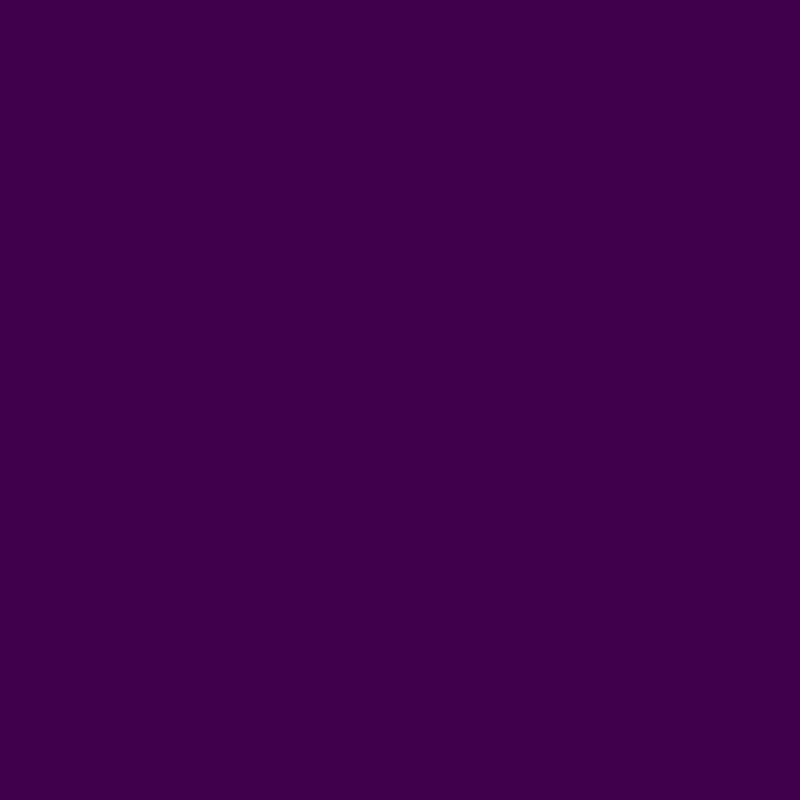
Frame 1 (no input)
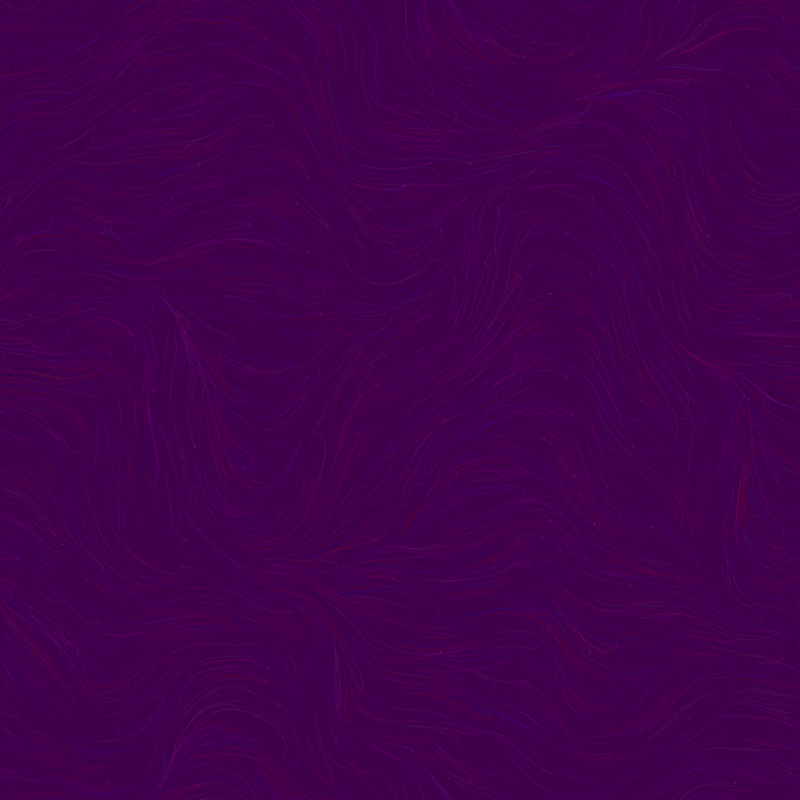
Frame 60 (no input)
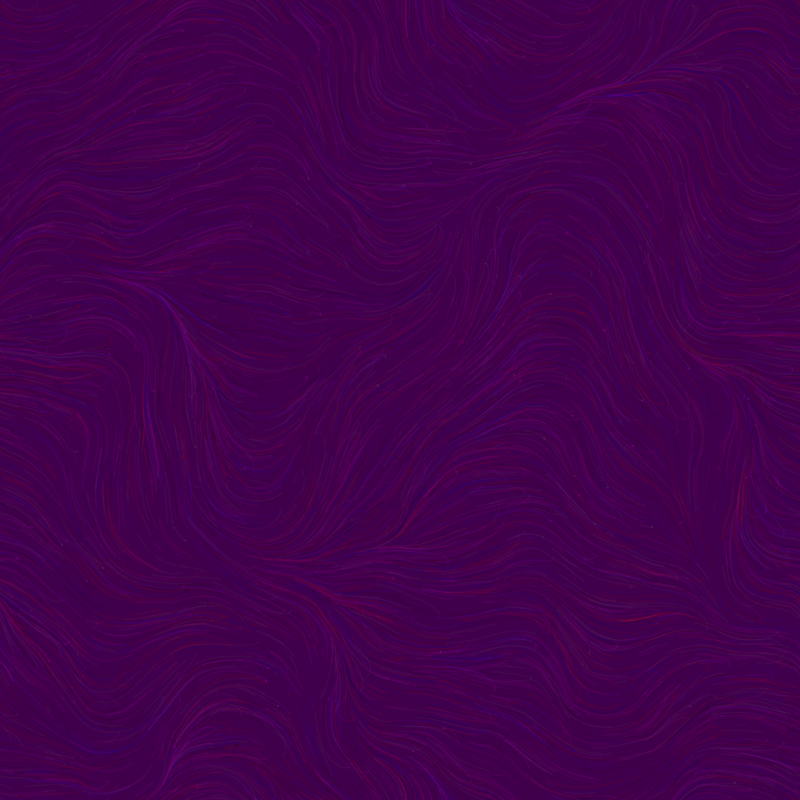
Frame 120 (the mouse pressed at the canvas centre since frame 60)

The p5.js sketch that drew these frames (run headless with seeded random() and noise() and a simulated clock; from frame 60 on, the mouse is pressed at the canvas centre):

// p5.js sketch
// ── sketch.js
let FIELD_SIZE = 16;

let particles = [];
let PARTICLE_COUNT = 2000;
let total_particles = PARTICLE_COUNT;

let flowfield;
let starting_points;


function setup() {
  createCanvas(800, 800);
  // background(0);
  background([65, 0, 75, 255]);
  // background(255);
  noiseSeed(1002);
  noiseDetail(16); 
  starting_points = [
    {x: width/4, y: height/4},
    {x: width/4*3, y: height/4},
    {x: width/4*3, y: height/4*3},
    {x: width/4, y: height/4*3},
  ]

  flowfield = new FlowField(FIELD_SIZE);



  for (let i = 0; i < PARTICLE_COUNT; i++) {
    let startX = random(width);
    let startY = random(height);
    let c = getColor();
    particles[i] = new Particle(startX, startY, c);
  }
}

function draw() {
  // flowfield.update();

  for (let i = 0; i < particles.length; i++) {
    particles[i].follow(flowfield);
    particles[i].update();
    particles[i].show();
  }
  
  if (frameCount % 100 == 0) {
    printStatus();
  }
}


function getColor() {
  let a = 10;
  let palette = [
    [255, 0, 0, a],
    [255, 0, 0, a],
    [255, 0, 255, a],
    [255, 0, 255, a],
    [200, 0, 200, a],
    [100, 0, 100, a],
    [25, 0, 25, a],
    [0, 0, 255, a],
    [0, 0, 255, a],
    [0, 0, 0, 3],
    [0, 0, 0, 3],
    [255, 255, 255, 3],
    [255, 255, 255, 3],
  ]
  let c = random(palette);
  c[3] = c[3] + 4;
  return c;
}

function printStatus() {
  let fc = frameCount
  let avg = averageAge().toFixed(2);
  let ls = averageLifespan().toFixed(2);
  let tot = total_particles;
  let fr = frameRate().toFixed(2);
  let s = `${fc}\tavg: ${avg} ls: ${ls} total: ${tot} fr: ${fr}`
  console.log(s);
}

function averageAge() {
  return particles.reduce((prev, curr) => prev + int(curr.age), 0) / particles.length;
}

function averageLifespan() {
  return particles.reduce((prev, curr) => prev + int(curr.lifetime), 0) / particles.length;
}

function keyPressed() {
  switch (key) {
    case 'S':
      loop();
      console.log("Started looping");
      break;
    case ' ':
      noLoop();
      console.log("Stopped looping");
      break;
    default:
      break;
  }
}


// ── field.js
function FlowField(fieldSize) {
  let xIncr = 0.1;
  let yIncr = 0.07;
  let zIncr = 0.0;
  // let zOff = 10.02;
  let zOff = 0.0;

  this.fieldSize = fieldSize;
  this.cols = floor(width / this.fieldSize);
  this.rows = floor(height / this.fieldSize);

  this.field = new Array(this.cols * this.rows);



  this.update = function updateFlowField() {
    // console.log('generate');
    let yOff = 0.0;
    for (let y = 0; y < this.rows; y++) {
      let xOff = 0;
      for (let x = 0; x < this.cols; x++) {
        let idx = x + (y * this.cols);
        let angle = generateFieldAngle(xOff, yOff, zOff);
        let v = p5.Vector.fromAngle(angle);
        v.setMag(0.3);
        this.field[idx] = v;

        xOff += xIncr;
      }
      yOff += yIncr;
    }

    if (frameCount % 500 == 0) {
      // zOff += 0.2;
      // console.log(frameCount);
      // zIncr = 0.0
    }
    zOff += zIncr;
  }

  this.update();

  // this.getVectorOverlayGraphic = function() {
  //   // let overlay = createGraphics()
  //   for (let y = 0; y < this.rows; y++) {
  //     for (let x = 0; x < this.cols; x++) {
  //       let idx = x + (y * this.cols);
  //       let v = this.field[idx];
  //       push();
  //       stroke(0, 128);
  //       strokeWeight(1);
  //       translate(x * this.fieldSize, y * this.fieldSize);
  //       rotate(v.heading());
  //       line(0, 0, this.fieldSize, 0);
  //       pop();
  //     }
  //   }
  // }

  function generateFieldAngle(xOff, yOff, zOff) {
    let n = noise(xOff, yOff, zOff); // 0 < n < 1
    // let f = 4;
    // n = floor(n * f) / f;
    return n * TWO_PI;
  }
}
// ── particle.js
MIN_LIFESPAN = 15
MAX_LIFESPAN = 65

function Particle(x, y, c) {
  this.pos = createVector(x, y);
  this.vel = createVector(random(-TWO_PI, TWO_PI), random(-TWO_PI, TWO_PI));
  this.acc = createVector(0, 0);
  this.maxSpeed = 1.579;
  this.diameter = 2;
  this.lifetime = random(MIN_LIFESPAN, MAX_LIFESPAN);
  this.age = 0;
  this.strokeColor = 0;
  this.strokeAlpha = 40;
  this.strokeWeight = 0.5;
  this.color = c;

  this.prevPos = this.pos.copy();

  this.update = function updateParticle() {
    if (this.age < this.lifetime) {
      this.vel.add(this.acc);
      this.vel.limit(this.maxSpeed);
      this.prevPos = this.pos.copy();
      this.pos.add(this.vel);
      this.acc.mult(0);
      this.edges();
      this.age += 1;
    } else {
      let startX, startY;
      startX = random(width);
      startY = random(height);
      this.pos = createVector(startX, startY);
      this.prevPos = this.pos.copy();
      this.vel = createVector(0, 0);
      this.acc = createVector(0, 0);
      this.lifetime = random(MIN_LIFESPAN, MAX_LIFESPAN)
      this.age = 0;

      total_particles++;
    }
  }

  this.applyForce = function applyForceParticle(force) {
    this.acc.add(force);
  }

  this.follow = function followParticle(flowfield) {
    let x = floor(this.pos.x / flowfield.fieldSize);
    let y = floor(this.pos.y / flowfield.fieldSize);
    let idx = x + y * flowfield.cols;
    let force = flowfield.field[idx];
    this.applyForce(force);
  }

  this.show = function showParticle() {
    // if (frameCount > 0 && frameCount % 500 == 0) {
    //   this.strokeColor = min(abs(this.strokeColor + 100), 255);
    //   this.strokeWeight = this.strokeWeight - 0.75;
    // }
    if (this.age > 2 && frameCount > 0) {
      stroke(this.color);
      strokeWeight(this.strokeWeight);
      noStroke();
      fill(this.color);
      // noFill();
      // line(this.pos.x, this.pos.y, this.prevPos.x, this.prevPos.y);
      ellipse(this.pos.x, this.pos.y, this.diameter);
    }
  }

  this.edges = function() {
    if (this.pos.x > width) {
      this.pos.x = 0;
      this.prevPos = this.pos.copy();
    }
    if (this.pos.x < 0) {
      this.pos.x = width;
      this.prevPos = this.pos.copy();
    }
    if (this.pos.y > height) {
      this.pos.y = 0;
      this.prevPos = this.pos.copy();
    }
    if (this.pos.y < 0) {
      this.pos.y = height;
      this.prevPos = this.pos.copy();
    }
  }
}
